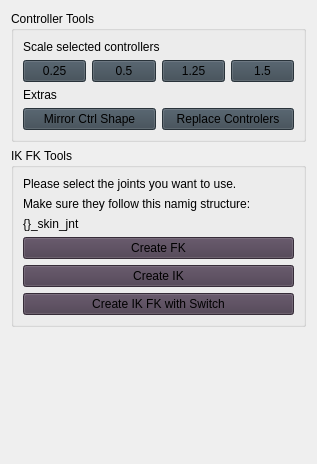
<?xml version="1.0" encoding="UTF-8"?>
<ui version="4.0">
 <class>Form</class>
 <widget class="QWidget" name="Form">
  <property name="geometry">
   <rect>
    <x>0</x>
    <y>0</y>
    <width>317</width>
    <height>464</height>
   </rect>
  </property>
  <property name="minimumSize">
   <size>
    <width>317</width>
    <height>0</height>
   </size>
  </property>
  <property name="windowTitle">
   <string>Form</string>
  </property>
  <property name="styleSheet">
   <string notr="true"/>
  </property>
  <layout class="QVBoxLayout" name="verticalLayout">
   <item>
    <widget class="QGroupBox" name="groupBox_2">
     <property name="styleSheet">
      <string notr="true">QPushButton { background-color:rgb(58, 71, 81)}</string>
     </property>
     <property name="title">
      <string>Controller Tools</string>
     </property>
     <property name="flat">
      <bool>false</bool>
     </property>
     <property name="checkable">
      <bool>false</bool>
     </property>
     <layout class="QVBoxLayout" name="verticalLayout_3">
      <item>
       <widget class="QLabel" name="label">
        <property name="text">
         <string>Scale selected controllers</string>
        </property>
       </widget>
      </item>
      <item>
       <layout class="QHBoxLayout" name="horizontalLayout_2">
        <item>
         <widget class="QPushButton" name="ctrl_scale_1">
          <property name="sizePolicy">
           <sizepolicy hsizetype="Ignored" vsizetype="Fixed">
            <horstretch>0</horstretch>
            <verstretch>0</verstretch>
           </sizepolicy>
          </property>
          <property name="text">
           <string>0.25</string>
          </property>
         </widget>
        </item>
        <item>
         <widget class="QPushButton" name="ctrl_scale_2">
          <property name="sizePolicy">
           <sizepolicy hsizetype="Ignored" vsizetype="Fixed">
            <horstretch>0</horstretch>
            <verstretch>0</verstretch>
           </sizepolicy>
          </property>
          <property name="text">
           <string>0.5</string>
          </property>
         </widget>
        </item>
        <item>
         <widget class="QPushButton" name="ctrl_scale_3">
          <property name="sizePolicy">
           <sizepolicy hsizetype="Ignored" vsizetype="Fixed">
            <horstretch>0</horstretch>
            <verstretch>0</verstretch>
           </sizepolicy>
          </property>
          <property name="text">
           <string>1.25</string>
          </property>
         </widget>
        </item>
        <item>
         <widget class="QPushButton" name="ctrl_scale_4">
          <property name="sizePolicy">
           <sizepolicy hsizetype="Ignored" vsizetype="Fixed">
            <horstretch>0</horstretch>
            <verstretch>0</verstretch>
           </sizepolicy>
          </property>
          <property name="text">
           <string>1.5</string>
          </property>
         </widget>
        </item>
       </layout>
      </item>
      <item>
       <widget class="QLabel" name="label_2">
        <property name="text">
         <string>Extras</string>
        </property>
       </widget>
      </item>
      <item>
       <layout class="QHBoxLayout" name="horizontalLayout">
        <item>
         <widget class="QPushButton" name="ctrl_mirror">
          <property name="text">
           <string>Mirror Ctrl Shape</string>
          </property>
         </widget>
        </item>
        <item>
         <widget class="QPushButton" name="ctrl_replace">
          <property name="toolTip">
           <string>Select controller to be replaced, and then controller to replace</string>
          </property>
          <property name="text">
           <string>Replace Controlers</string>
          </property>
         </widget>
        </item>
       </layout>
      </item>
     </layout>
    </widget>
   </item>
   <item>
    <widget class="QGroupBox" name="groupBox">
     <property name="styleSheet">
      <string notr="true">QPushButton { background-color:rgb(75, 61, 79)}</string>
     </property>
     <property name="title">
      <string>IK FK Tools</string>
     </property>
     <layout class="QVBoxLayout" name="verticalLayout_2">
      <item>
       <widget class="QLabel" name="label_3">
        <property name="text">
         <string>Please select the joints you want to use.</string>
        </property>
        <property name="textFormat">
         <enum>Qt::AutoText</enum>
        </property>
        <property name="wordWrap">
         <bool>true</bool>
        </property>
       </widget>
      </item>
      <item>
       <widget class="QLabel" name="label_4">
        <property name="text">
         <string>Make sure they follow this namig structure:</string>
        </property>
        <property name="wordWrap">
         <bool>true</bool>
        </property>
       </widget>
      </item>
      <item>
       <widget class="QLabel" name="label_5">
        <property name="text">
         <string>{}_skin_jnt</string>
        </property>
       </widget>
      </item>
      <item>
       <widget class="QPushButton" name="create_FK">
        <property name="toolTip">
         <string>Creates just a simple FK setup, with controllers</string>
        </property>
        <property name="text">
         <string>Create FK</string>
        </property>
       </widget>
      </item>
      <item>
       <widget class="QPushButton" name="create_IK">
        <property name="toolTip">
         <string>Creates just a simple IK setup with pole vector</string>
        </property>
        <property name="text">
         <string>Create IK</string>
        </property>
       </widget>
      </item>
      <item>
       <widget class="QPushButton" name="create_IKFK">
        <property name="toolTip">
         <string>Creates BOTH an IK and FK setup, then constraints it with a switch</string>
        </property>
        <property name="text">
         <string>Create IK FK with Switch</string>
        </property>
       </widget>
      </item>
     </layout>
    </widget>
   </item>
   <item>
    <spacer name="verticalSpacer">
     <property name="orientation">
      <enum>Qt::Vertical</enum>
     </property>
     <property name="sizeHint" stdset="0">
      <size>
       <width>20</width>
       <height>40</height>
      </size>
     </property>
    </spacer>
   </item>
  </layout>
 </widget>
 <resources/>
 <connections/>
</ui>
